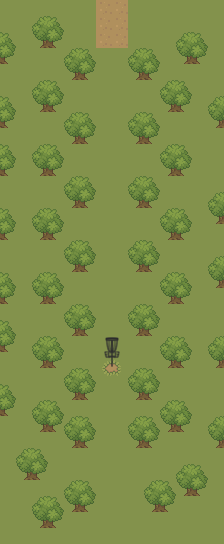

Below is a game level as drawn by its tile map, then a one-line description and the .tmx file that defines it, in full:
An orthogonal 14x34 tile map with 16x16 px tiles, 2 tile layers (Tile Layer 1, Tile Layer 2), 2 tilesets.

<map version="1.10" tiledversion="1.11.0" orientation="orthogonal" renderorder="right-down" width="14" height="34" tilewidth="16" tileheight="16" infinite="0" nextlayerid="3" nextobjectid="1">
 <tileset firstgid="1" source="free.tsx" />
 <tileset firstgid="131" source="transparent_basket(1).tsx" />
 <layer id="1" name="Tile Layer 1" width="14" height="34">
  <data encoding="csv">
15,15,15,15,15,15,6,6,15,15,15,15,15,15,
15,15,15,15,15,15,6,6,15,15,15,15,15,15,
15,15,15,15,15,15,6,6,15,15,15,15,15,15,
15,15,15,15,15,15,15,15,15,15,15,15,15,15,
15,15,15,15,15,15,15,15,15,15,15,15,15,15,
15,15,15,15,15,15,15,15,15,15,15,15,15,15,
15,15,15,15,15,15,15,15,15,15,15,15,15,15,
15,15,15,15,15,15,15,15,15,15,15,15,15,15,
15,15,15,15,15,15,15,15,15,15,15,15,15,15,
15,15,15,15,15,15,15,15,15,15,15,15,15,15,
15,15,15,15,15,15,15,15,15,15,15,15,15,15,
15,15,15,15,15,15,15,15,15,15,15,15,15,15,
15,15,15,15,15,15,15,15,15,15,15,15,15,15,
15,15,15,15,15,15,15,15,15,15,15,15,15,15,
15,15,15,15,15,15,15,15,15,15,15,15,15,15,
15,15,15,15,15,15,15,15,15,15,15,15,15,15,
15,15,15,15,15,15,15,15,15,15,15,15,15,15,
15,15,15,15,15,15,15,15,15,15,15,15,15,15,
15,15,15,15,15,15,15,15,15,15,15,15,15,15,
15,15,15,15,15,15,15,15,15,15,15,15,15,15,
15,15,15,15,15,15,15,15,15,15,15,15,15,15,
15,15,15,15,15,15,15,15,15,15,15,15,15,15,
15,15,15,15,15,15,17,18,15,15,15,15,15,15,
15,15,15,15,15,15,30,31,15,15,15,15,15,15,
15,15,15,15,15,15,15,15,15,15,15,15,15,15,
15,15,15,15,15,15,15,15,15,15,15,15,15,15,
15,15,15,15,15,15,15,15,15,15,15,15,15,15,
15,15,15,15,15,15,15,15,15,15,15,15,15,15,
15,15,15,15,15,15,15,15,15,15,15,15,15,15,
15,15,15,15,15,15,15,15,15,15,15,15,15,15,
15,15,15,15,15,15,15,15,15,15,15,15,15,15,
15,15,15,15,15,15,15,15,15,15,15,15,15,15,
15,15,15,15,15,15,15,15,15,15,15,15,15,15,
15,15,15,15,15,15,15,15,15,15,15,15,15,15
</data>
 </layer>
 <layer id="2" name="Tile Layer 2" width="14" height="34">
  <data encoding="csv">
0,0,0,0,0,0,0,0,0,0,0,0,0,0,
0,0,49,50,0,0,0,0,0,0,0,0,0,0,
50,0,62,63,0,0,0,0,0,0,0,49,50,0,
63,0,0,0,49,50,0,0,49,50,0,62,63,0,
0,0,0,0,62,63,0,0,62,63,0,0,0,0,
0,0,49,50,0,0,0,0,0,0,49,50,0,0,
50,0,62,63,0,0,0,0,0,0,62,63,0,49,
63,0,0,0,49,50,0,0,49,50,0,0,0,62,
0,0,0,0,62,63,0,0,62,63,0,0,0,0,
50,0,49,50,0,0,0,0,0,0,49,50,0,0,
63,0,62,63,0,0,0,0,0,0,62,63,0,0,
0,0,0,0,49,50,0,0,49,50,0,0,0,0,
0,0,0,0,62,63,0,0,62,63,0,0,0,49,
50,0,49,50,0,0,0,0,0,0,49,50,0,62,
63,0,62,63,0,0,0,0,0,0,62,63,0,0,
0,0,0,0,49,50,0,0,49,50,0,0,0,0,
0,0,0,0,62,63,0,0,62,63,0,0,0,49,
50,0,49,50,0,0,0,0,0,0,49,50,0,62,
63,0,62,63,0,0,0,0,0,0,62,63,0,0,
0,0,0,0,49,50,0,0,49,50,0,0,0,0,
50,0,0,0,62,63,0,0,62,63,0,0,0,0,
63,0,49,50,0,0,131,132,0,0,49,50,0,49,
0,0,62,63,0,0,133,134,0,0,62,63,0,62,
0,0,0,0,49,50,0,0,49,50,0,0,0,0,
50,0,0,0,62,63,0,0,62,63,0,0,0,0,
63,0,49,50,0,0,0,0,0,0,49,50,0,0,
0,0,62,63,49,50,0,0,49,50,62,63,0,49,
0,0,0,0,62,63,0,0,62,63,0,0,0,62,
0,49,50,0,0,0,0,0,0,0,0,0,0,0,
0,62,63,0,0,0,0,0,0,0,0,49,50,0,
0,0,0,0,49,50,0,0,0,49,50,62,63,0,
0,0,49,50,62,63,0,0,0,62,63,0,0,0,
0,0,62,63,0,0,0,0,0,0,0,0,0,0,
0,0,0,0,0,0,0,0,0,0,0,0,0,0
</data>
 </layer>
</map>
